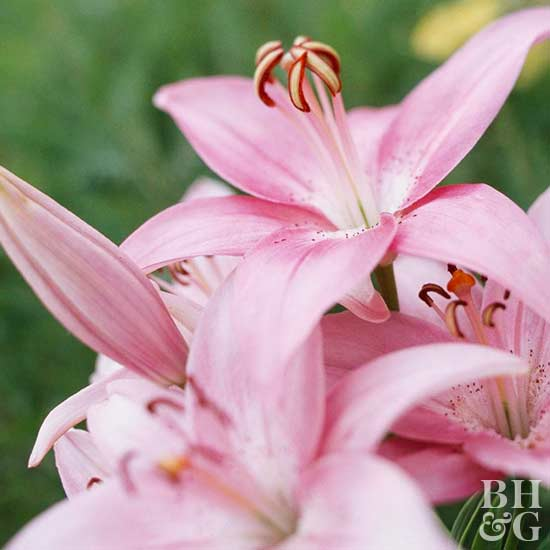
#> input picture image.jpg, 550 x 550 px, found by its file name
$ jupyter execute --allow-errors Untitled3.ipynb
#> lines starting #> are read from the running program, lines starting #| are printed output that depends on the picture
[cell 1]
from skimage.metrics import structural_similarity as ssim
import matplotlib.pyplot as plt
import numpy as np
import cv2
import time

start = time.time()
def mse(imageA, imageB):
    # the 'Mean Squared Error' between the two images is the
    # sum of the squared difference between the two images;
    # NOTE: the two images must have the same dimension
    err = np.sum((imageA.astype("float") - imageB.astype("float")) ** 2)
    err /= float(imageA.shape[0] * imageA.shape[1])

    # return the MSE, the lower the error, the more "similar"
    # the two images are
    return err

def compare_images(imageA, imageB, title):
    # compute the mean squared error and structural similarity
    # index for the images
    m = mse(imageA, imageB)
    s = ssim(imageA, imageB)
    print(m,s)

# [15 lines of commented-out code are left out]
    plt.show()

[cell 2]
original = cv2.imread(r'E:\patent\image.jpg')
#> original is the input picture: shape (550, 550, 3); mean B, G, R 149.4, 150.2, 175.3
original = cv2.cvtColor(original, cv2.COLOR_BGR2GRAY)
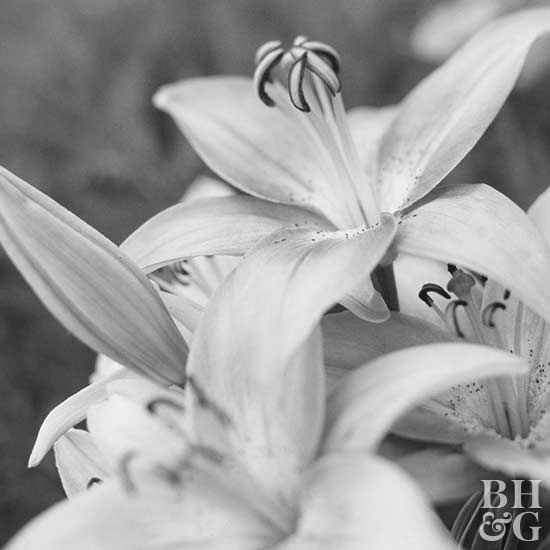
#> original: shape (550, 550); min 8, max 254, mean 157.6
original=cv2.resize(original,(750,750))
#> original: shape (750, 750)
